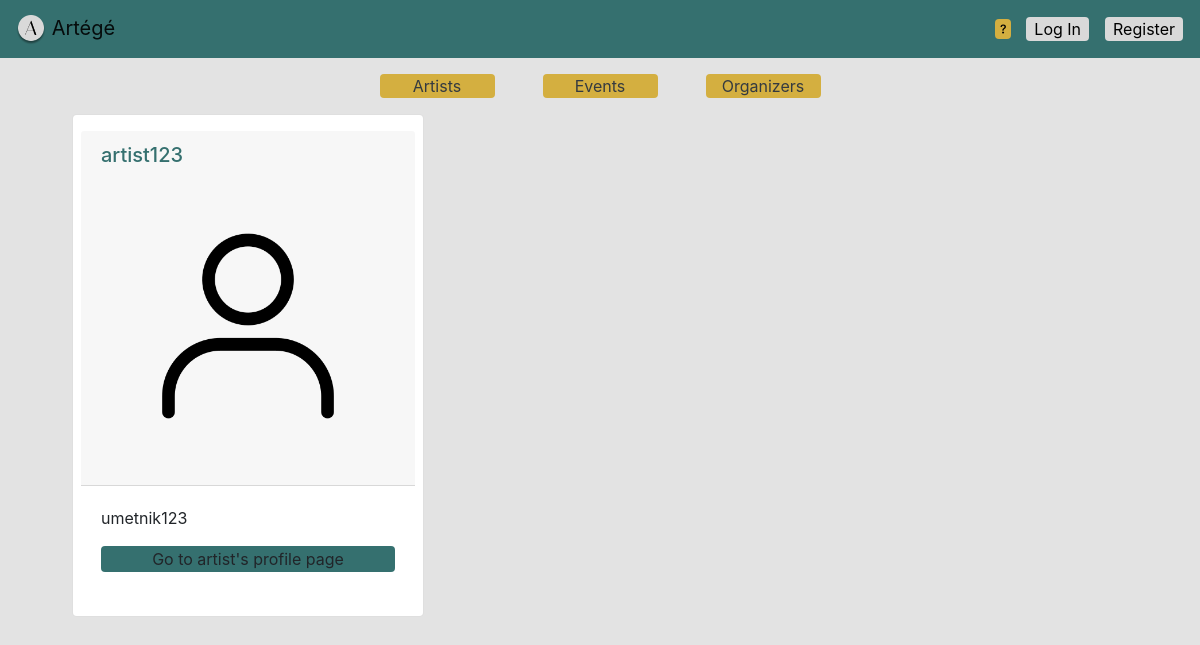
The page /artists/ on the database as committed earlier.
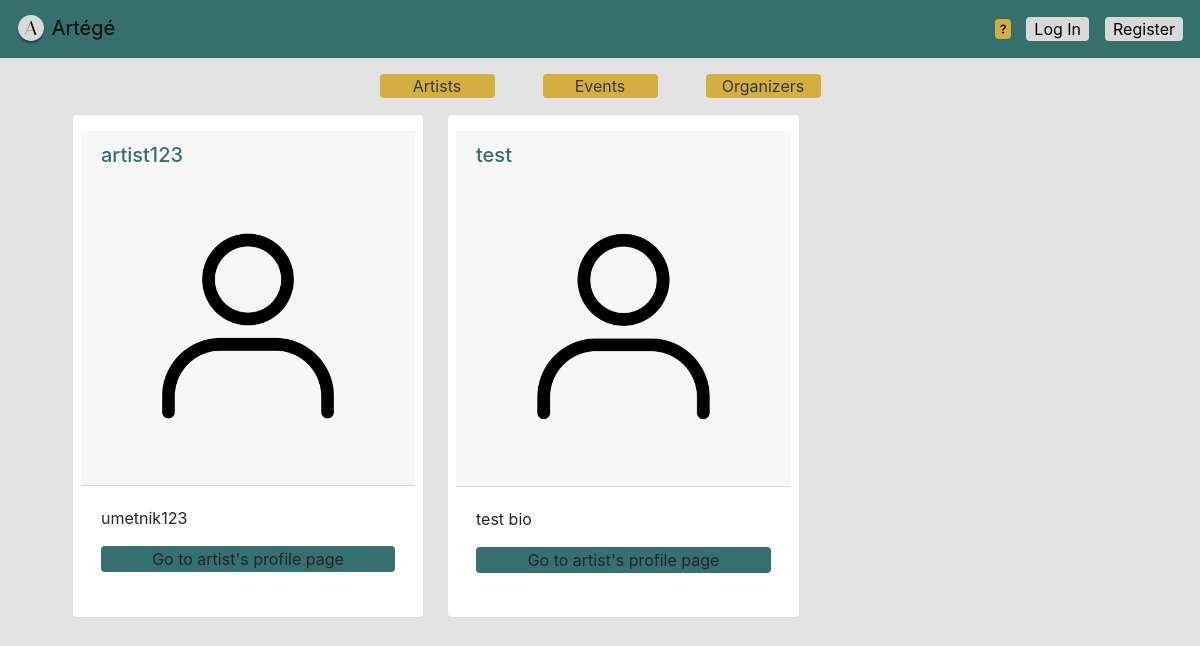
The same page on the database as committed later.
### project_app/models.py (models this page shows)
class AppUser(AbstractUser):
    phone_number = models.CharField(max_length=255)
    bio = models.CharField(max_length=400)
    is_organizer = models.BooleanField(default=False)
    is_artist = models.BooleanField(default=False)
    image = models.ImageField(upload_to="users", default="users/person.png")

### project_app/views.py (the view)
# urls.py: path('artists/', views.artist_listing, name="artist_listing"),
def artist_listing(request):
    artists = AppUser.objects.filter(is_artist=True)
    return render(request, 'artist_listing.html', {'artists': artists})

### project_app/templates/artist_listing.html
{% extends "base_generic.html" %} {% block content %}
<div class="row card-group mx-5 align-content-center">
    {% for artist in artists %}
    <div class="col-4 card mr-4 px-2 py-3 rounded-lg">
        <div class="card-header">
            <h5 class="card-title main-text">{{ artist.username }}</h5>
            <img src="{{ MEDIA_URL }}{{ artist.image.url }}" class="card-img-top" alt="Artist image" style="max-width: 100%;">
        </div>
        <div class="card-body">
            <p class="card-text">{{ artist.bio }}</p>
            <a class="btn rounded main-color p-0" style="width: 100%;" href="{% url 'artist_profile' artist.id %}">
                        Go to artist's profile page
                    </a>
            <div class="row py-1 px-3 justify-content-center">
            </div>
        </div>
    </div>
    {% endfor %}
</div>
{% endblock %}

Rows that differ between the two databases and show on the page:
added AppUser: username "test", image (picture), bio "test bio"
